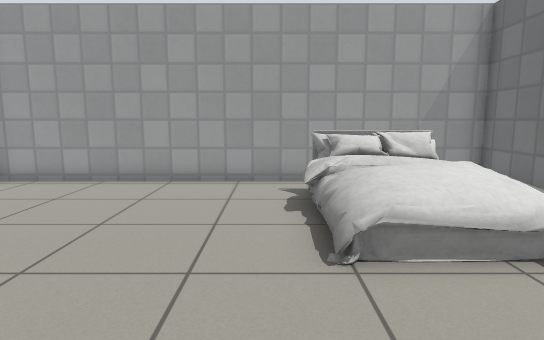
view 1 (above)

16 first-person views from a walk through a world built for the Gazebo simulator. The camera is 0.9 m above the floor, tilts 8° down and sees 75° across. The floor is counted in squares, 0.5 m on a side. Each view is taken from the middle of a square. On the plan, view 1 faces up. The plan holds only what a view shows up to about 17 squares ahead; the rest is blank. Gazebo's built-in surfaces are drawn with simple patterns. Simple shapes stand in for some stock models. Some surface patterns are stand-ins.

view 2
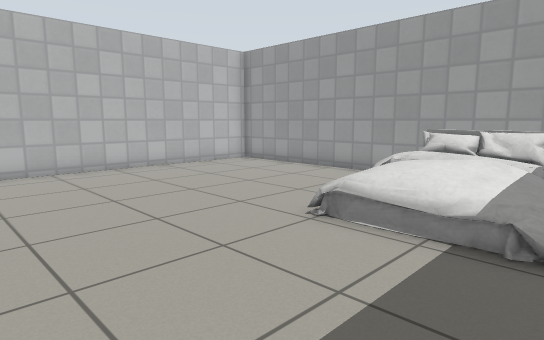

view 3
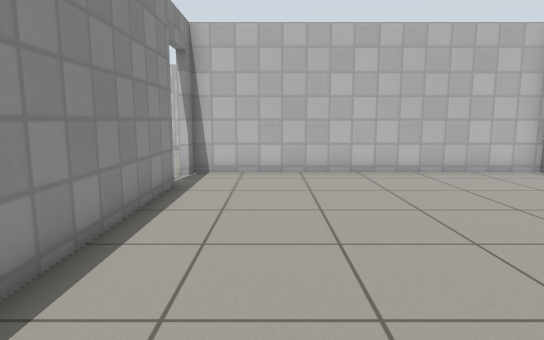

view 4
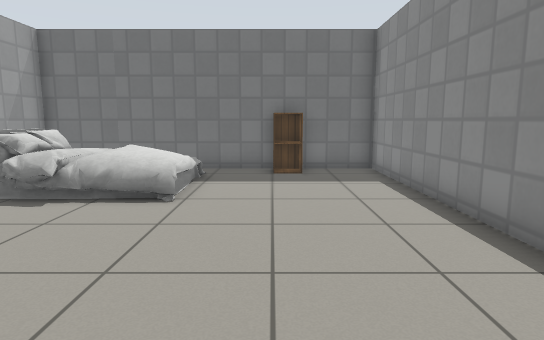

view 5
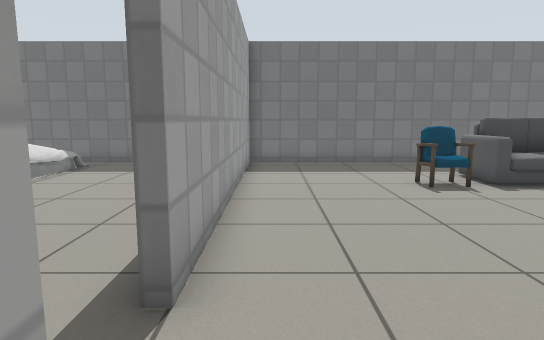

view 6
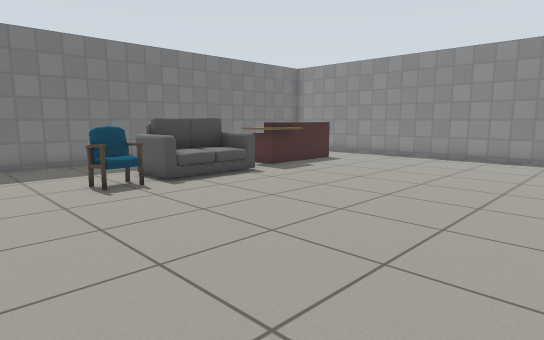

view 7
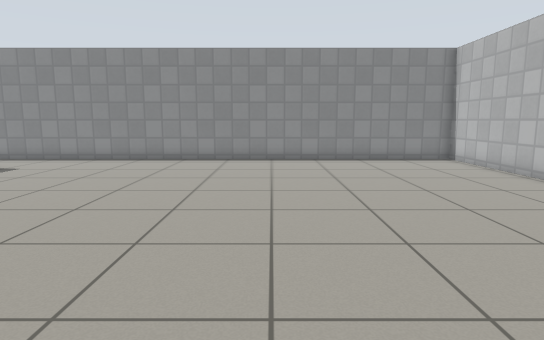

view 8
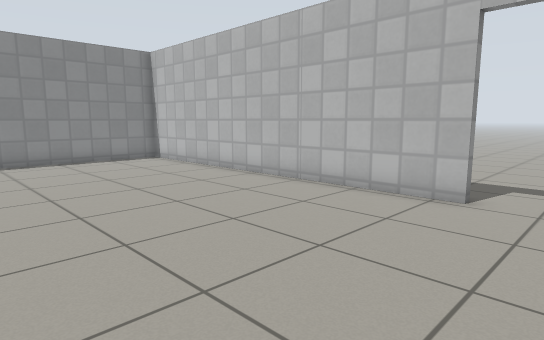

view 9
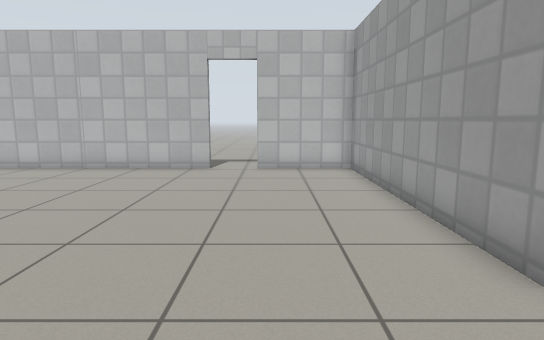

view 10
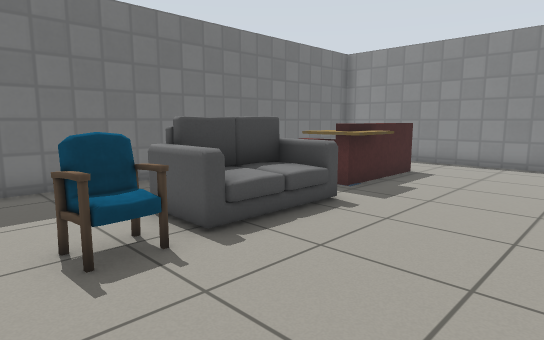

view 11
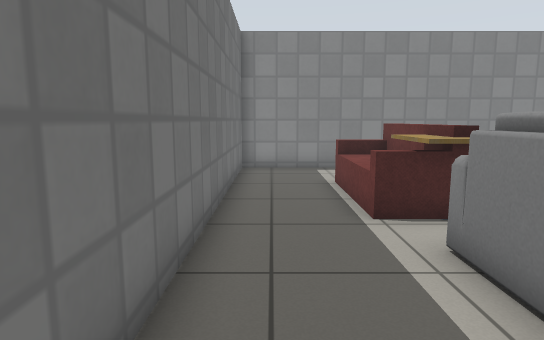

view 12
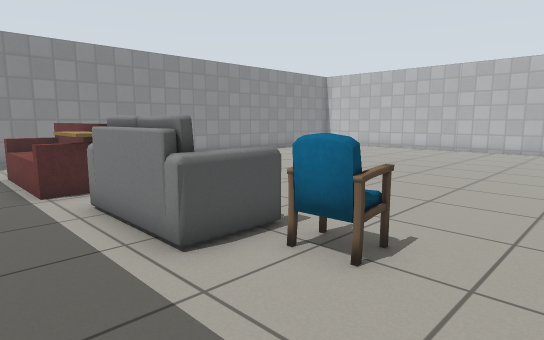

view 13
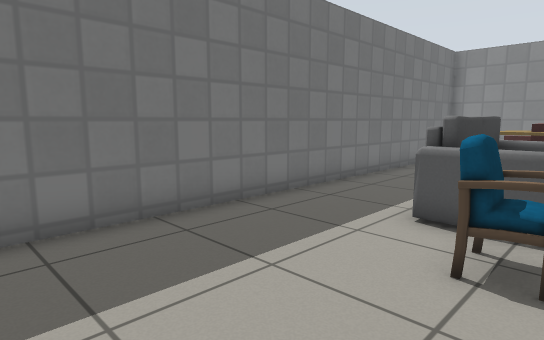

view 14
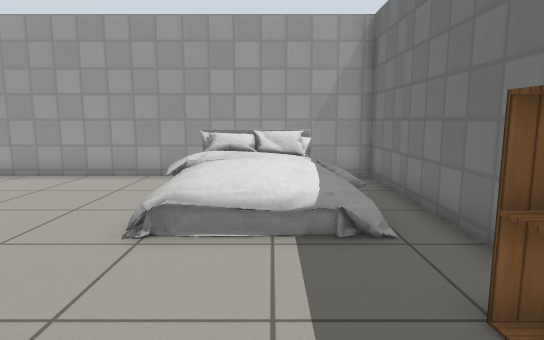

view 15
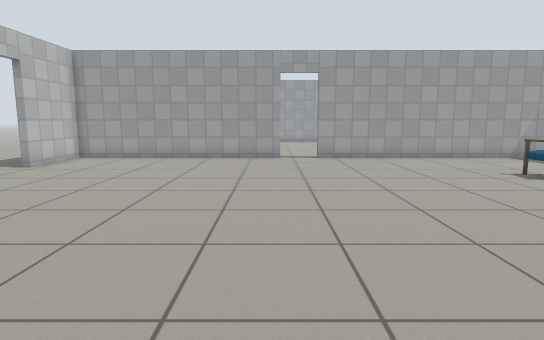

view 16
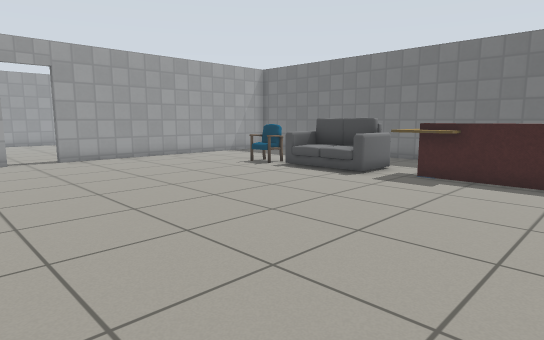

### Floor plan
Ten units are one square. View 1 is at (0, 0); x grows to the right and y downward. Boxes are objects, and circles mark ways between rooms. Rooms are numbered by the first view taken in them; rooms with no view inside come last. Other rooms are left out.
<svg viewBox="-180 -109 246 328">
<path fill="none" stroke="#000" d="M-58 17 61 17 61 -104 -83 -104 -83 17M-76 20 -173 20 -173 55M-173 73 -173 214 61 214 61 20 -58 20"/>
<rect x="5" y="-95" width="50" height="60" fill="#bbb"><title>bed</title></rect>
<rect x="45" y="-25" width="10" height="20" fill="#bbb"><title>cabinet</title></rect>
<rect x="-5" y="65" width="20" height="20" fill="#bbb"><title>chair</title></rect>
<rect x="5" y="135" width="30" height="50" fill="#bbb"><title>sofa</title></rect>
<rect x="5" y="135" width="20" height="30" fill="#bbb"><title>cafe table</title></rect>
<rect x="5" y="85" width="30" height="50" fill="#bbb"><title>sofa</title></rect>
<circle cx="-65" cy="20" r="3" fill="#2a7"/>
<text x="-10" y="-40">1</text>
<text x="-60" y="110">2</text>
</svg>
Room 1 opens to room 2.

Where each view was taken, in squares from view 1:
view 1: 0 up, 0 right, facing up
view 2: 1 down, 5 right, facing up-left
view 3: 1 up, 4 right, facing left
view 4: 2 up, 7 left, facing right
view 5: 3 down, 9 left, facing right
view 6: 4 down, 9 left, facing down-right
view 7: 5 down, 9 left, facing down
view 8: 5 down, 9 left, facing down-left
view 9: 5 down, 4 left, facing left
view 10: 6 down, 4 left, facing down-right
view 11: 8 down, 5 right, facing down
view 12: 5 down, 5 right, facing down-left
view 13: 3 down, 0 right, facing down-right
view 14: 1 down, 3 right, facing up
view 15: 19 down, 8 left, facing up
view 16: 19 down, 10 left, facing up-right
